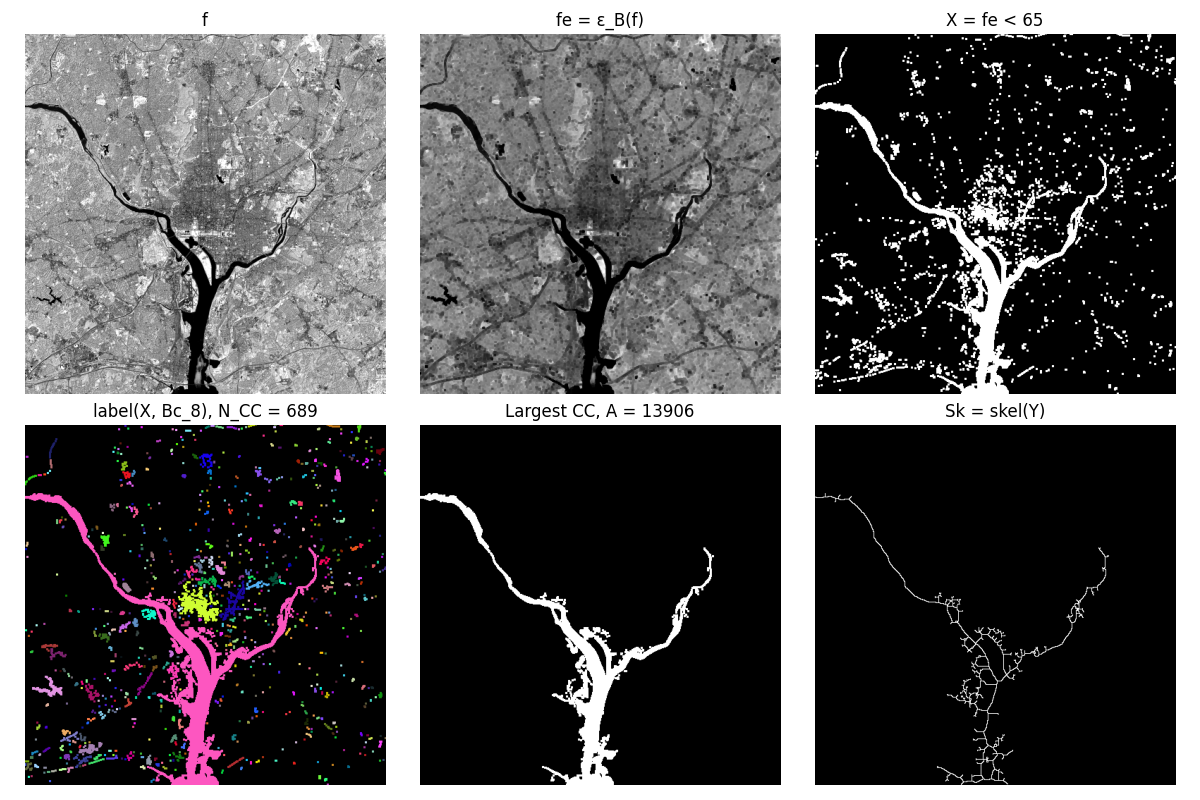

Write the Python code that produced this figure.
import numpy as np
import matplotlib.pyplot as plt
from skimage.io import imread
import ia870 as ia
from libDIPUM.data_path import dip_data

print('Running Figure1228 (Morphology + labeling + skeleton)...')

# Init
Bc8 = ia.iasebox()

# Data
image_path = dip_data('WashingtonDC-Band4-NearInfrared-512.tif')
f = imread(image_path)
if f.ndim == 3:
    f = f[:, :, 0]

# Erosion
fe = ia.iaero(f, ia.iasedisk(1))

# Thresholding (as in MATLAB script)
T = 65
X = fe < T

# Labeling
XLabel = ia.ialabel(X, Bc8)
NConnComp = int(np.max(XLabel))
XAreaLabel = ia.iablob(XLabel, 'AREA', 'image')

# Keeping the largest connected component
Y = XAreaLabel >= np.max(XAreaLabel)

# Skeleton
Sk = ia.iathin(Y, ia.iahomothin(), -1, 45, 'CLOCKWISE')

# Display
fig, ax = plt.subplots(2, 3, figsize=(12, 8))
ax = ax.ravel()

ax[0].imshow(f, cmap='gray')
ax[0].set_title('f')
ax[0].axis('off')

ax[1].imshow(fe, cmap='gray')
ax[1].set_title('fe = ε_B(f)')
ax[1].axis('off')

ax[2].imshow(X, cmap='gray')
ax[2].set_title(f'X = fe < {T}')
ax[2].axis('off')

ax[3].imshow(np.moveaxis(ia.iaglblshow(XLabel), 0, -1))
ax[3].set_title(f'label(X, Bc_8), N_CC = {NConnComp}')
ax[3].axis('off')

ax[4].imshow(Y, cmap='gray')
ax[4].set_title(f'Largest CC, A = {int(np.sum(Y))}')
ax[4].axis('off')

ax[5].imshow(Sk, cmap='gray')
ax[5].set_title('Sk = skel(Y)')
ax[5].axis('off')

# linkaxes approximation
xlim = ax[0].get_xlim()
ylim = ax[0].get_ylim()
for a in ax[1:]:
    a.set_xlim(xlim)
    a.set_ylim(ylim)

fig.tight_layout()
fig.savefig('Figure1228.png')

print('Saved Figure1228.png')
plt.show()
